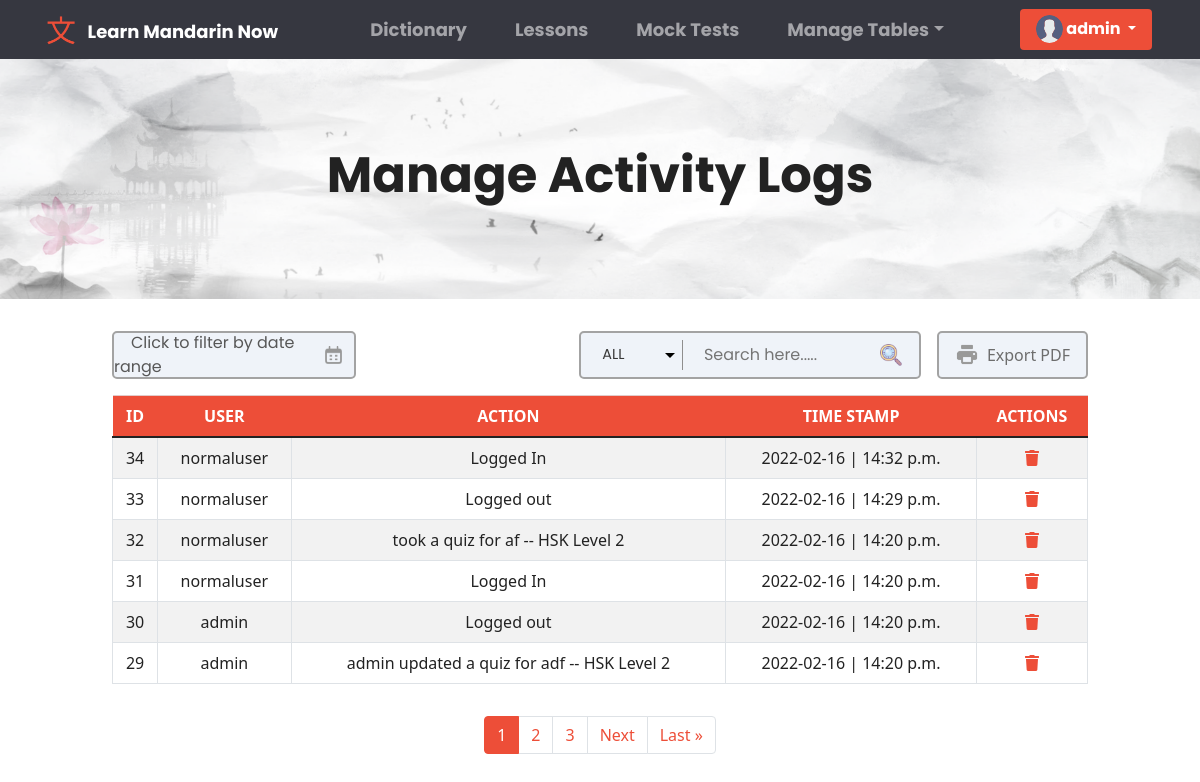
/superuser/activitylogs/ (signed in), run on an earlier commit of the app's database.
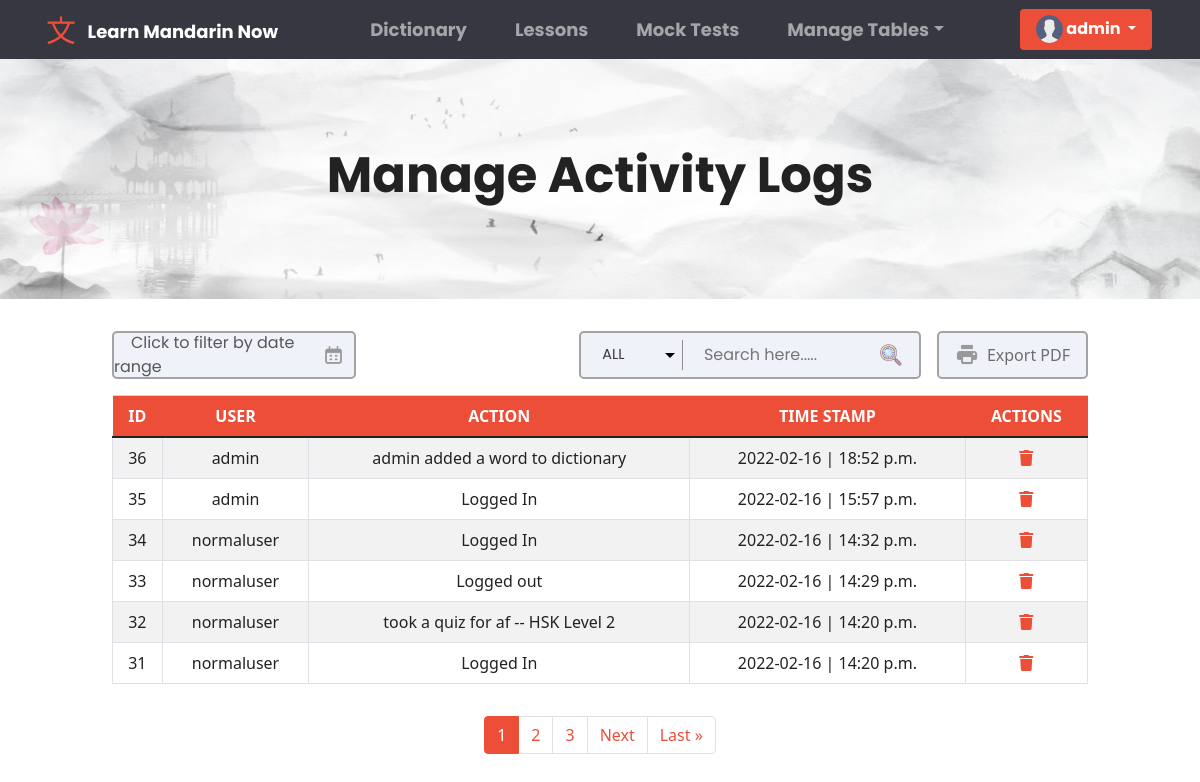
And on a later commit of the database.
### base/models.py (models this page shows, shortened)
class ActivityLog(models.Model):
    user = models.ForeignKey(User, on_delete=models.CASCADE)
    action = models.CharField(max_length=200, null=True)
    time_stamp = models.DateTimeField(auto_now_add=True)
    class Meta:
        ordering = ['-time_stamp']

class User(AbstractUser):
    fname = models.CharField(max_length=200, null=True)
    lname = models.CharField(max_length=200, null=True)
    email = models.EmailField(unique = True, null=True)
    bio = models.TextField(null=True)
    avatar = models.ImageField(null=True, default="avatar.svg")
    REQUIRED_FIELDS = []
    class Meta:
        ordering = ['username']

### base/views.py (the view, shortened to what this page needs)
# urls.py: path('superuser/activitylogs/', views.AdminActivityLogTable, name = 'superuser-activitylogs'),
@login_required(login_url='anonymous')
def AdminActivityLogTable(request):
    pageTable = "Manage Activity Logs"
    if request.user.is_authenticated and not request.user.is_staff:
        messages.warning(request, "Access denied, 403 forbidden page!")
        return redirect('dictionary')
    search =  request.GET.get('search') if request.GET.get('search') != None else ''
    activity_logs = ActivityLog.objects.filter(
        Q(user__username__icontains = search) |
        Q(time_stamp__icontains = search)
        )
    p = Paginator(activity_logs, 6)
    page = request.GET.get('page')
    activity_logs = p.get_page(page)
    context = {
        'table_data': activity_logs,
        'pageTable' : pageTable,
        'search' : search
    }
    return render(request,'tables.html', context)

### templates/tables.html (shortened to what this page needs)
{% extends 'main.html' %} {% block content %} {% load static %}
<link rel="stylesheet" href="{% static 'css/tables.css' %}" />
<link rel="stylesheet" href="{% static 'css/dictionaryAdd_Edit.css' %}" />
<link rel="stylesheet" href="{% static 'css/table.css' %}" />
<div class="container-fluid">
  <div class="row" id="dictionary_header">
    <h1 class="text-center" id="head_Text">{{pageTable}}</h1>
  </div>
  <div class="row justify-content-center">
    <div class="col col-lg-10 col-sm-12">
      {% if pageTable == "Manage Activity Logs" %}
      {% include 'tableactivitylogs.html' %}
      {% endif %}
    </div>
  </div>
</div>
<div class="row justify-content-center">
  <div class="col col-lg-6">
      <ul class="pagination justify-content-center">
        <div class="pagination px-3 py-3">
          {% for i in table_data.paginator.page_range %}
          {% if table_data.number == i %}
          <li class="page-item active"><a class="page-link" href="?page={{i}}">{{i}}</a></li>
          {% elif i > table_data.number|add:'-3' and i < table_data.number|add:'3' %}
          <li class="page-item"><a class="page-link" href="?page={{i}}">{{i}}</a></li>
          {% endif %}
          {% endfor %}
          {% if table_data.has_next %}
          <li class="page-item"><a class="page-link" href="?search={{search}}&page={{table_data.next_page_number}}">Next</a></li>
          <li class="page-item"><a class="page-link" href="?search={{search}}&page={{ table_data.paginator.num_pages  }}">Last &raquo</a></li>
          {% endif %}
      </ul>
  </div>
</div>
{% endblock content %}

### templates/tableactivitylogs.html (shortened to what this page needs)
{% load static %}
<link rel="stylesheet" type="text/css" href="https://cdn.jsdelivr.net/npm/daterangepicker/daterangepicker.css" />
<div id="reportrange">
<span id="span_edit">Click to filter by date range</span>
<img src="{% static 'images/calendar_inq.png' %}">
</div>
<div id="export_container" class="export_pdf_btn">
  <img src="{% static 'images/export.png' %}">
Export PDF
</div>
<div id="search_inp">
<select id="filter_category">
    <option value="ALL" selected>ALL</option>
</select>
<input type="text" placeholder="Search here....." id="search_logs">
<img src="{% static  'images/search_gif.gif' %}">
</div>
<table
class="table table-hover table-striped table-responsive table-bordered overflow-auto table_id" id="table_logs"
>
<thead>
  <tr class="table-primary">
    <th scope="col">ID</th>
    <th scope="col">USER</th>
    <th scope="col">ACTION</th>
    <th scope="col">TIME STAMP</th>
    <th>ACTIONS</th>
  </tr>
</thead>
<tbody>
  {% for activitylogs in table_data %}
  <tr id="tr_Search">
    <td scope="row">{{activitylogs.id}}</td>
    <td>{{activitylogs.user.username}}</td>
    <td>{{activitylogs.action}}</td>
    <td>{{activitylogs.time_stamp|date:'Y-m-d | H:i a'}}</td>
    <td class="text-center">
      <a href="#" onclick="showDeleteModal('modal_logs' , '{{activitylogs.id}}')"
        ><i class="fas fa-trash px-3"></i
      ></a>
    </td>
  </tr>
  {% endfor %}
</tbody>
</table>

What changed in the data, as far as the page shows it:
no longer on this page (row unchanged): ActivityLog: id "30", user.username "admin", action "Logged out", time_stamp|H "2022-02-16 | 14:20 p.m."
no longer on this page (row unchanged): ActivityLog: id "29", user.username "admin", action "admin updated a quiz for adf -- HSK Level 2", time_stamp|H "2022-02-16 | 14:20 p.m."
added ActivityLog: id "36", user.username "admin", action "admin added a word to dictionary", time_stamp|H "2022-02-16 | 18:52 p.m."
added ActivityLog: id "35", user.username "admin", action "Logged In", time_stamp|H "2022-02-16 | 15:57 p.m."
